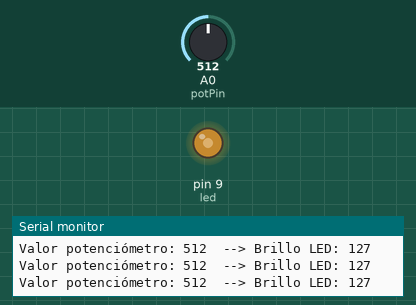
Simulated run of this sketch. Board: Arduino Uno, built with avr-gcc and run on an emulated ATmega328P. Parts: output pins drawn as LEDs (lit = HIGH), the last lines printed to the serial monitor. The inputs (shaded band) are chosen by the test bench; at power-on: A0 (potPin) = 512.

Above: at 1.2 s.
1.3 s: A0 (potPin) set to 419
At 2.4 s:
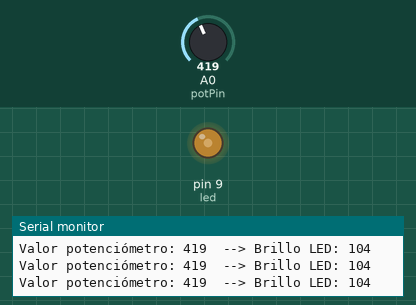
4.3 s: A0 (potPin) set to 386
At 4.6 s:
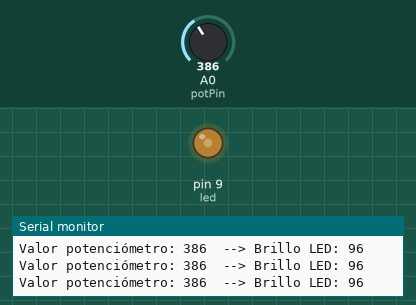
7.3 s: A0 (potPin) set to 716
At 7.9 s:
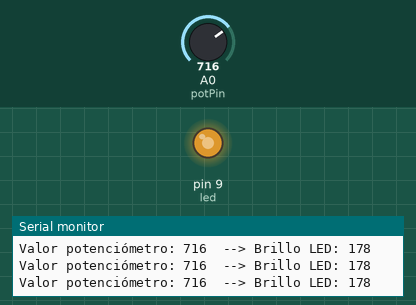
8.8 s: A0 (potPin) set to 989
At 9.9 s:
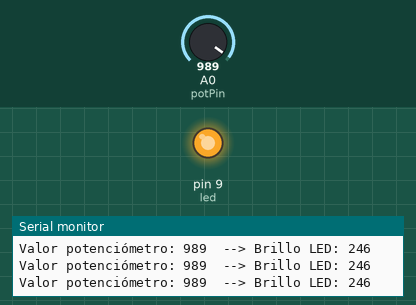
10.3 s: A0 (potPin) set to 1018
At 11.3 s:
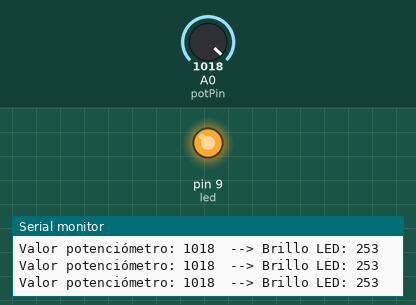
11.8 s: A0 (potPin) set to 122
At 12.2 s:
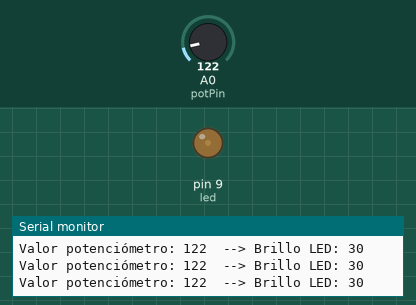
Timing chart, 0 to 14.3 s (numbered marks = the images above; inputs shaded):
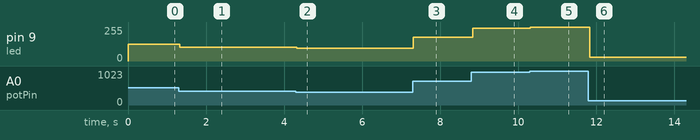

The sketch:

Practica14_IntensidadDePotenciometro.ino
```cpp
//Practica 14 - Intensidad de Led con Potenciometro
const int potPin = A0;   // Pin analógico donde está conectado el potenciómetro
const int led = 9;       // Pin PWM para el LED
int valorPot = 0;        // Variable para guardar el valor leído del potenciómetro
int brillo = 0;          // Variable para el valor de brillo (0-255)

void setup()
{
  pinMode(led, OUTPUT);      // Configura el pin del LED como salida
  Serial.begin(9600);        // Inicia comunicación serial a 9600 baudios
}

void loop()
{
  valorPot = analogRead(potPin);          // Lee el valor del potenciómetro (0-1023)
  brillo = map(valorPot, 0, 1023, 0, 255); // Convierte el rango de 0-1023 a 0-255
  /*
    ¿Por qué convertir 0–1023 a 0–255?
    El potenciómetro da valores de 0 a 1023 (analogRead), pero analogWrite solo acepta valores de 0 a 255.
    Usamos map() para "traducir" de un rango a otro y que el LED responda correctamente al movimiento del potenciómetro.

    Ejemplo de valores de analogWrite(pin, valor):

0 → siempre apagado (0% ciclo de trabajo).

127 → encendido la mitad del tiempo (~50% de brillo en un LED).

255 → siempre encendido (100%).
  */
  analogWrite(led, brillo);  // Ajusta el brillo del LED según el valor calculado

  // Muestra en el monitor serial los valores
  Serial.print("Valor potenciómetro: ");
  Serial.print(valorPot);
  Serial.print("  --> Brillo LED: ");
  Serial.println(brillo);

  delay(50); // Pausa para estabilidad en la lectura
}
```

Measured:
- after the input at 1.3 s, pin 9 (led): 127/255 → 104/255 at once
- after the input at 4.3 s, pin 9 (led): 104/255 → 96/255 at once
- after the input at 7.3 s, pin 9 (led): 96/255 → 178/255 at once
- after the input at 8.8 s, pin 9 (led): 178/255 → 246/255 at once
- after the input at 10.3 s, pin 9 (led): 246/255 → 253/255 at once
- after the input at 11.8 s, pin 9 (led): 253/255 → 30/255 at once
